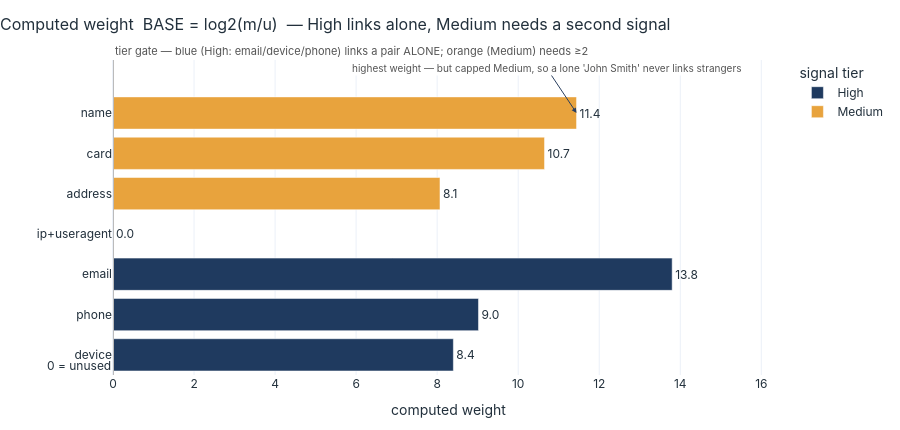

The notebook cell this image was saved under:
### Code cell
# STORY PLOT: computed BASE weights, tier-colored (High links alone, Medium needs 2)
TIERMAP = {"email":"High","device":"High","phone":"High",
           "card":"Medium","addr":"Medium","name":"Medium","ip_ua":"Medium"}
b = comp.copy(); b["BASE"] = b["BASE=log2(m/u)"]; b["tier"] = b["signal"].map(TIERMAP)
b["label"] = b["signal"].map(siglab); b = b.sort_values("BASE")
fig = px.bar(b, x="BASE", y="label", orientation="h", color="tier", text="BASE",
             category_orders={"tier":["High","Medium"]}, color_discrete_map=SIGNAL_TIER_COLORS,
             title="Computed weight  BASE = log2(m/u)  — High links alone, Medium needs a second signal")
fig.update_traces(texttemplate="%{text:.1f}", textposition="outside", cliponaxis=False,
                  hovertemplate="%{y}: weight %{x:.2f}<extra></extra>")
fig.add_annotation(x=b.loc[b.signal=="name","BASE"].iloc[0], y="name",
    text="highest weight — but capped Medium, so a lone 'John Smith' never links strangers",
    showarrow=True, arrowhead=2, ax=-30, ay=-45, bgcolor="white", font=dict(size=10,color="#555"), align="right")
fig.add_annotation(x=0, y=1.0, xref="paper", yref="paper", yanchor="bottom", xanchor="left", showarrow=False,
    font=dict(size=11, color="#555"),
    text="tier gate — blue (High: email/device/phone) links a pair ALONE; orange (Medium) needs ≥2")
fig.add_vline(x=0, line_color="#bbb", annotation_text="0 = unused", annotation_position="bottom left")
fig.update_layout(height=H_STD, xaxis_title="computed weight", yaxis_title="",
                  xaxis_range=[0, b.BASE.max()*1.2], legend_title="signal tier")
fig

### Figure 1 — Plotly figure (JSON) as saved in the notebook; plotly's stock layout.template omitted (floating-point values rounded to 4 significant figures)
{"data": [{"cliponaxis": false, "hovertemplate": "%{y}: weight %{x:.2f}<extra></extra>", "legendgroup": "High", "marker": {"color": "#1F3A5F", "pattern": {"shape": ""}}, "name": "High", "orientation": "h", "showlegend": true, "text": [8.4, 9.02, 13.8], "textposition": "outside", "texttemplate": "%{text:.1f}", "type": "bar", "x": [8.4, 9.02, 13.8], "xaxis": "x", "y": ["device", "phone", "email"], "yaxis": "y"}, {"cliponaxis": false, "hovertemplate": "%{y}: weight %{x:.2f}<extra></extra>", "legendgroup": "Medium", "marker": {"color": "#E8A33D", "pattern": {"shape": ""}}, "name": "Medium", "orientation": "h", "showlegend": true, "text": [0.0, 8.07, 10.65, 11.44], "textposition": "outside", "texttemplate": "%{text:.1f}", "type": "bar", "x": [0.0, 8.07, 10.65, 11.44], "xaxis": "x", "y": ["ip+useragent", "address", "card", "name"], "yaxis": "y"}], "layout": {"annotations": [{"align": "right", "arrowhead": 2, "ax": -30, "ay": -45, "bgcolor": "white", "font": {"color": "#555", "size": 10}, "showarrow": true, "text": "highest weight — but capped Medium, so a lone 'John Smith' never links strangers", "x": 11.44, "y": "name"}, {"font": {"color": "#555", "size": 11}, "showarrow": false, "text": "tier gate — blue (High: email/device/phone) links a pair ALONE; orange (Medium) needs ≥2", "x": 0, "xanchor": "left", "xref": "paper", "y": 1.0, "yanchor": "bottom", "yref": "paper"}, {"showarrow": false, "text": "0 = unused", "x": 0, "xanchor": "right", "xref": "x", "y": 0, "yanchor": "bottom", "yref": "y domain"}], "barmode": "relative", "height": 430, "legend": {"title": {"text": "signal tier"}, "tracegroupgap": 0}, "shapes": [{"line": {"color": "#bbb"}, "type": "line", "x0": 0, "x1": 0, "xref": "x", "y0": 0, "y1": 1, "yref": "y domain"}], "title": {"text": "Computed weight  BASE = log2(m/u)  — High links alone, Medium needs a second signal"}, "xaxis": {"anchor": "y", "domain": [0.0, 1.0], "range": [0, 16.56], "title": {"text": "computed weight"}}, "yaxis": {"anchor": "x", "domain": [0.0, 1.0], "title": {"text": ""}}}}
